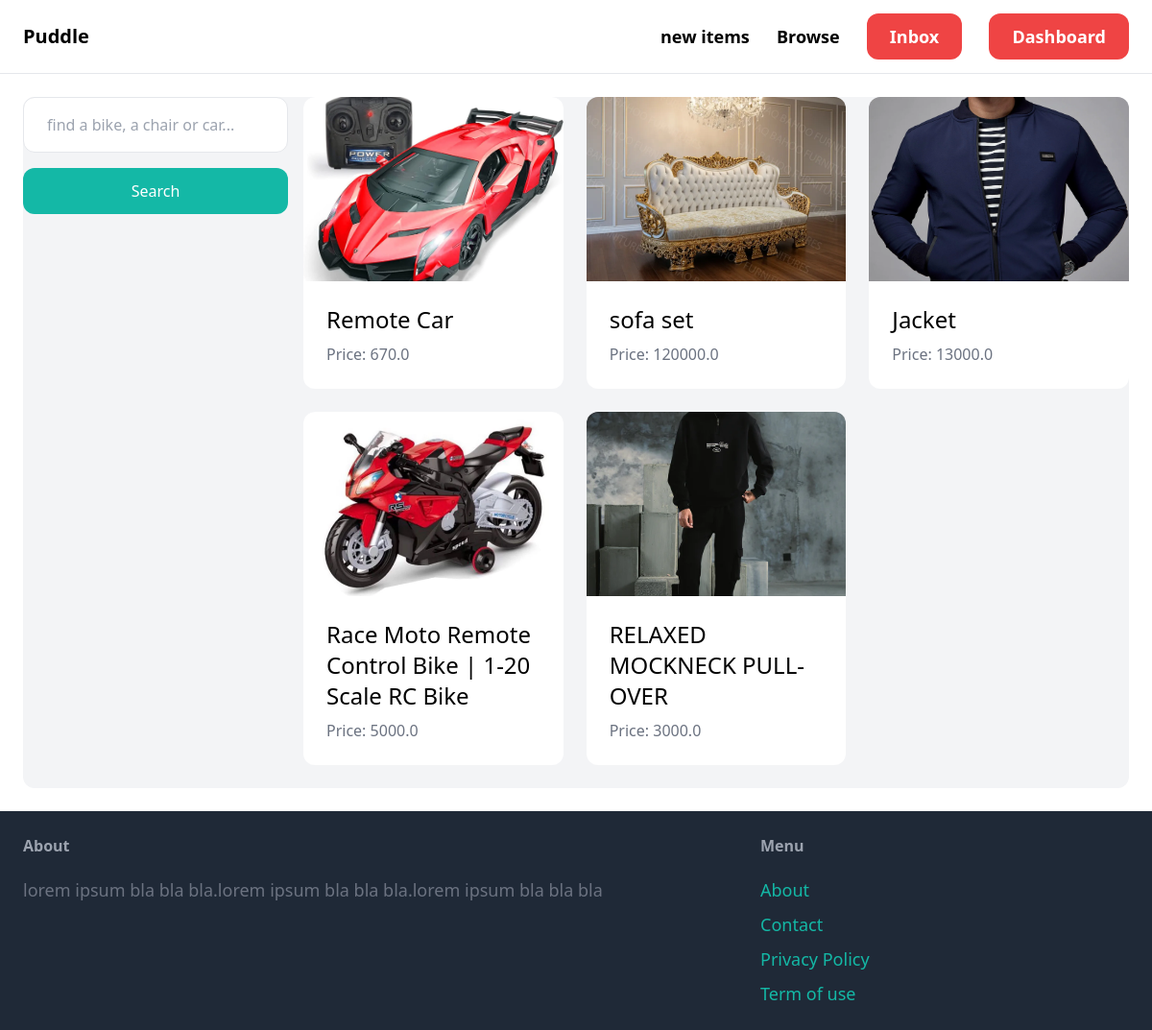
The app's page /items/ (signed in) with its own data.
### item/models.py (models this page shows)
class Item(models.Model):
    Category=models.ForeignKey(Category,related_name='item',on_delete=models.CASCADE)
    name=models.CharField(max_length=255)
    description=models.TextField(blank=True,null=True)
    price=models.FloatField()
    image=models.ImageField(upload_to='items_images',blank=True,null=True)
    is_sold=models.BooleanField(default=False)
    created_by=models.ForeignKey(User,related_name='item',on_delete=models.CASCADE)
    created_at=models.DateTimeField(auto_now_add=True)

### item/views.py (the view)
# urls.py: path('items/',include('item.url')),
def item(request):
    if 'category' in request.GET and 'query' not in request.GET:
        category_value = request.GET.get('category', '')
        target_url = reverse('item:items')
        if category_value:
            return redirect(f"{target_url}?query={category_value}")
        return redirect(target_url)
    query=request.GET.get('query','')
    items=Item.objects.filter(is_sold=False)
    if query:
        items=items.filter(Q (name__icontains=query)| Q(description__icontains=query))
    return render(request,'item/items.html',{
        'items':items,
        'query':query
    })

### item/templates/item/items.html (shortened to what this page needs)
{% extends 'core/base.html' %}
{% block content %}
<div class="pb-6 grid grid-cols-4 gap-4 bg-gray-100 rounded-xl">
    <div class="col-span-1 mb-6">
        <form method="get" action="{% url 'item:items' %}">
            <input name="query" class="w-full py-4 px-6 border rounded-xl" type="text" value="{{query}}" placeholder="find a bike, a chair or car...">
            <button type="submit" class="mt-4 w-full px-6 py-3 bg-teal-500 text-white rounded-xl hover:bg-teal-700">Search</button>
        </form>
    </div>
    <div class="col-span-3 ">
            <div class="grid grid-cols-1 md:grid-cols-3 gap-6">
            {% for item in items %}
                <a href="{% url 'item:detail' item.id %}" class="bg-white rounded-xl overflow-hidden hover:shadow-md transition h-full flex flex-col">
                    <div class="h-48 bg-gray-200">
                        {% if item.image %}
                        <img src="{{item.image.url}}" class="w-full h-full object-cover">
                        {% endif %}
                    </div>
                    <div class="p-6 flex flex-col gap-2">
                        <h2 class="text-2xl">{{item.name}}</h2>
                        <p class="text-gray-500">Price: {{item.price}}</p>
                    </div>
                </a>
            {% endfor %}
        </div>
    </div>
</div>
{% endblock %}

### records on screen
Item: image (picture), name "Remote Car", price "670.0"
Item: image (picture), name "sofa set", price "120000.0"
Item: image (picture), name "Jacket", price "13000.0"
Item: image (picture), name "Race Moto Remote Control Bike | 1-20 Scale RC Bike", price "5000.0"
Item: image (picture), name "RELAXED MOCKNECK PULL-OVER", price "3000.0"
